Frame 1 (no input): blank canvas, image omitted
Frame 60 (no input): blank canvas, image omitted
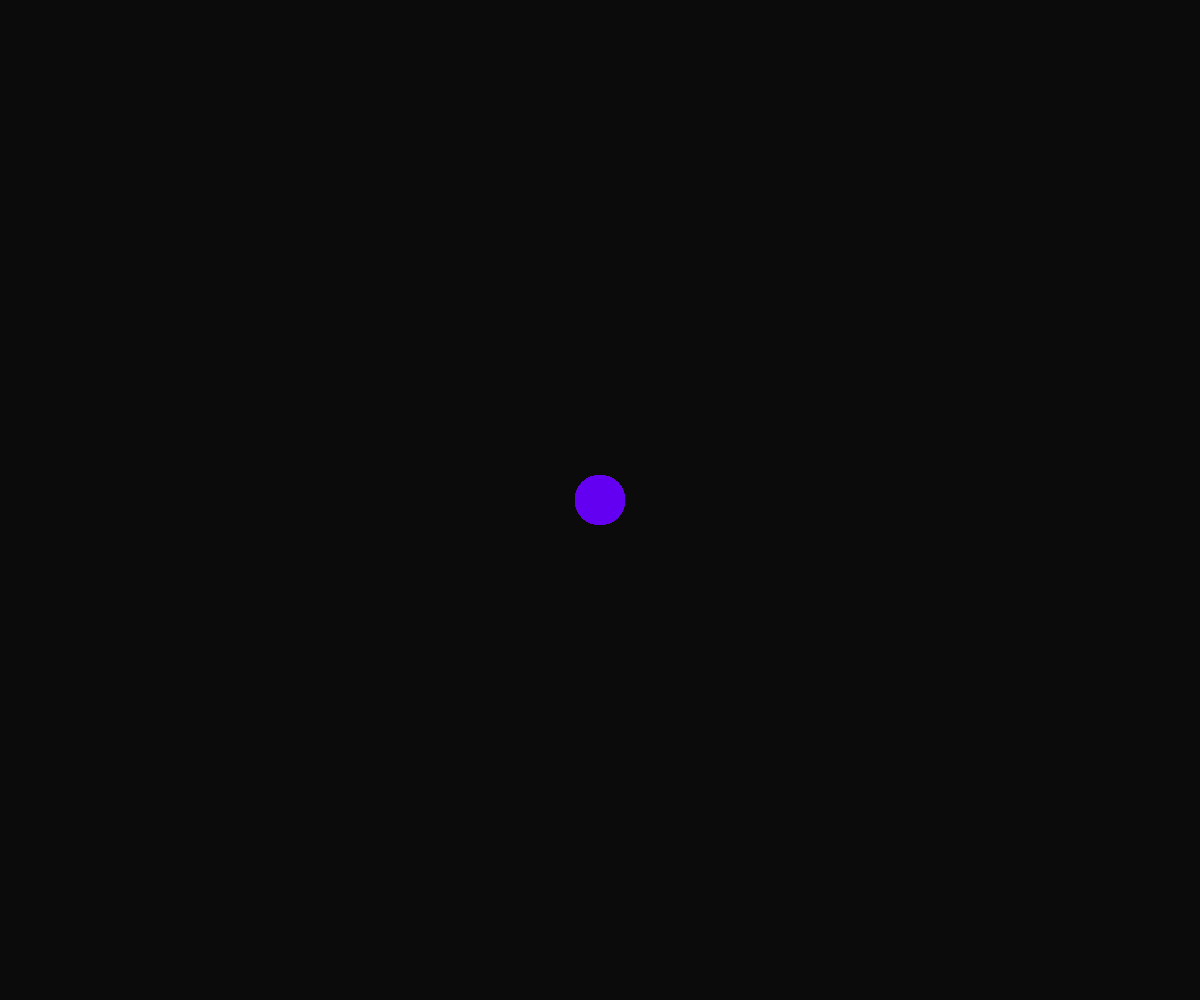
Frame 120 (the mouse pressed at the canvas centre since frame 60)

The p5.js sketch whose frames 1 and 60 were blank and that drew this single picture after the mouse press (run headless with seeded random() and noise() and a simulated clock; from frame 60 on, the mouse is pressed at the canvas centre):

// p5.js sketch
// ── sketch.js
// 16 Vectors Practice
// Ayeman Islam
// April 13/26
//
// 


let objects = [];

function setup() {
  createCanvas(windowWidth, windowHeight);
}

function draw() {
  background(0,10);
  //create objects
  if(mouseIsPressed){
    objects.push(new Ball(mouseX, mouseY));
  }

  //process objects
  for(let o of objects){
    if(keyIsDown(32)){
      o.move();
    }
    o.calcMouse();
    o.display();
  }
}

class Ball {
  constructor(x,y){
    this.pos = createVector(x,y);
    this.vel = createVector(random(-5,5), -5);
    this.force = createVector(0, 0.2); // Gravity

  }

  calcMouse(){
    //mouse vector "attraxtion" caluclations
    this.force = createVector(mouseX, mouseY);
    this.force.sub(this.pos)
    this.force.normalize(); //set hyp to 1
    this.force.mult(4);
  }

  move(){
    // Upadte velocity and pos vectors
    this.vel.add(this.force);
    this.vel.limit(20); // Can't go outside -20 ad 20
    this.pos.add(this.vel);

    if(this,this.pos.x < 0 ||  this.pos.x > width){
      this.vel.x *= -2;
    }
    if(this.pos.y > height){
      this.vel.y *= -2 ;
    }
  }

  display(){
    //display the ball
    noStroke();
    fill(100,0, random(100,255) );
    circle(this.pos.x, this.pos.y, 50);

    if(false){
      stroke(255,0,0);
      line(0,0, this.pos.x, this.pos.y);

      let endX = this.pos.x + this.vel.x;
      let endY = this.pos.y + this.vel.y;

      stroke(0,0,0,255);
      line(this.pos.x, this.pos.y, endX, endY);

      stroke(0, 255, 0);
      line(endX, endY, endX + this.force.x, endY + this.force.y);
    }
  }
}
